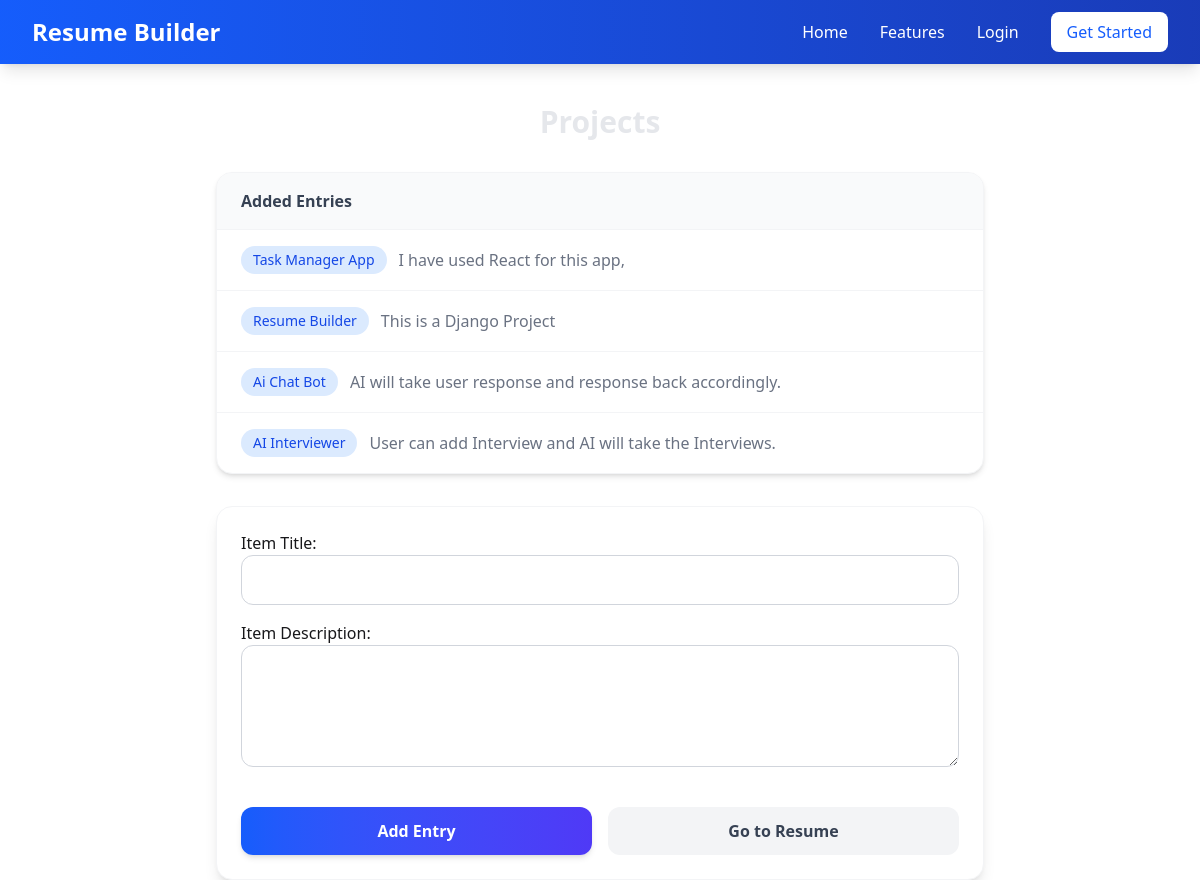
The app's page /resume_builder/add_other_sec_item/4/ with its own data.
### resume_builder/models.py (models this page shows, shortened)
class ResumeOtherSections(models.Model):
    resume = models.ForeignKey(Resumes, on_delete=models.CASCADE)
    header = models.CharField(max_length=100)

class ResumeOtherSectionItems(models.Model):
    other_section = models.ForeignKey(ResumeOtherSections, on_delete=models.CASCADE)
    title = models.CharField(max_length=150)
    description = models.TextField()

### resume_builder/views.py (the view)
# urls.py: path('add_other_sec_item/<int:pk>/', add_other_sec_item, name='add_other_sec_item'),
def add_other_sec_item(request, pk):
    section = ResumeOtherSections.objects.get(pk=pk)
    resume = Resumes.objects.get(pk=section.resume.pk)
    data = ResumeOtherSectionItems.objects.filter(other_section=section)
    if request.method == 'POST':
        form = ResumeOtherSectionItemsForm(request.POST)
        if form.is_valid():
            item = form.save(commit=False)
            item.other_section = section
            item.save()
            return redirect('add_other_sec_item', section.pk)
    else:
        form = ResumeOtherSectionItemsForm()
    context = {
        'form': form,
        'section': section,
        'resume': resume,
        'data': data,
        'title': section.header,
    }
    return render(request, 'resume_builder/other_sec_item.html', context)

### resume_builder/forms.py
class ResumeOtherSectionItemsForm(forms.ModelForm):
    class Meta:
        model = ResumeOtherSectionItems
        fields = ['title', 'description']
        labels = {
            'title': 'Item Title',
            'description': 'Item Description',
        }
        widgets = {
            'title': forms.TextInput(attrs={
                'class': 'w-full px-4 py-3 border border-gray-300 rounded-xl focus:outline-none focus:ring-2 focus:ring-blue-500 focus:border-transparent text-gray-800'
            }),
            'description': forms.Textarea(attrs={
                'class': 'w-full px-4 py-3 border border-gray-300 rounded-xl focus:outline-none focus:ring-2 focus:ring-blue-500 focus:border-transparent text-gray-800',
                'rows': 4,
            })
        }
    def __init__(self, *args, **kwargs):
        super().__init__(*args, **kwargs)
        for field in self.fields.values():
            field.widget.attrs['style'] = 'color: #1f2937;'

### templates/resume_builder/other_sec_item.html (shortened to what this page needs)
{% extends 'base.html' %}
{% load tailwind_tags %}
{% block content %}
<div class="max-w-3xl mx-auto mt-10">
    <div class="mb-8 text-center">
        <h2 class="text-3xl font-bold text-gray-200 mb-2">{{ title }}</h2>
    </div>
    {% if data %}
    <div class="bg-white rounded-2xl shadow-md border border-gray-100 mb-8 overflow-hidden">
        <div class="bg-gray-50 px-6 py-4 border-b border-gray-100">
            <h3 class="font-semibold text-gray-700">Added Entries</h3>
        </div>
        <ul class="divide-y divide-gray-100">
            {% for d in data %}
            <li class="flex items-center justify-between px-6 py-4 hover:bg-gray-50 transition">
                <div class="flex items-center gap-3">
                    <span class="px-3 py-1 bg-blue-100 text-blue-700 rounded-full text-sm font-medium">{{d.title}}</span>
                    {% if d.description %}
                    <span class="text-gray-500">{{d.description}}</span>
                    {% endif %}
                </div>
            </li>
            {% endfor %}
        </ul>
    </div>
    {% endif %}
    <div class="bg-white rounded-2xl shadow-lg border border-gray-100 p-6">
        <form method="POST" novalidate class="space-y-6">
            <div class="space-y-4">
                {{ form }}
            </div>
            <div class="flex flex-col sm:flex-row gap-4 pt-4">
                <button type="submit"
                    class="flex-1 bg-gradient-to-r from-blue-600 to-indigo-600 text-white py-3 px-6 rounded-xl font-semibold hover:from-blue-700 hover:to-indigo-700 transition-all transform hover:scale-[1.02] shadow-md">
                    Add Entry
                </button>
                <a href="{% url 'show_resume' pk=resume.pk %}"
                    class="flex-1 text-center bg-gray-100 text-gray-700 py-3 px-6 rounded-xl font-semibold hover:bg-gray-200 transition">
                    Go to Resume
                </a>
            </div>
        </form>
    </div>
</div>
{% endblock %}

### static/css/style.css (style rules this page uses)
html { scroll-behavior: smooth; scroll-padding-top: 5rem; }

### records on screen
ResumeOtherSections: header "Projects"
ResumeOtherSectionItems: title "Task Manager App", description "I have used React for this app,"
ResumeOtherSectionItems: title "Resume Builder", description "This is a Django Project"
ResumeOtherSectionItems: title "Ai Chat Bot", description "AI will take user response and response back accordingly."
ResumeOtherSectionItems: title "AI Interviewer", description "User can add Interview and AI will take the Interviews."
